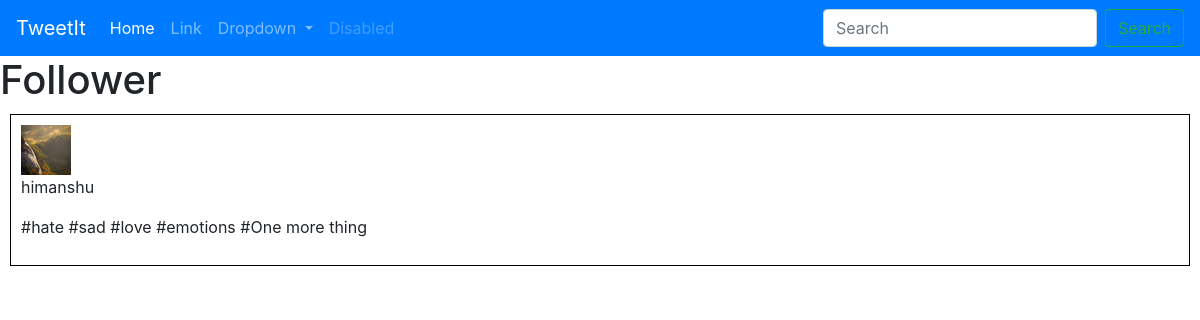
The app's page /followers/ (signed in) with its own data.
### users/models.py (models this page shows, shortened)
class Profile(models.Model):
	user = models.OneToOneField(User,on_delete=models.CASCADE)
	image = models.ImageField(default="default.jpg",upload_to='profile_pics')
	description = models.CharField(max_length=250)

### users/views.py (the view)
# urls.py: path('followers/',follower,name='user-followers'),
@login_required
def follower(request):
	followers = []
	for x in request.user.follow_who.all():
		user = User.objects.get(id=x.follow_by_id).profile
		followers.append(user)
	context = {
		'followers' : followers
	}
	return render(request,'users/follower.html',context)

### users/templates/users/follower.html
{% include 'tweets/base.html' %}
{% block content %}
<h1>Follower</h1>
{% for follower in followers %}
	<div class="follower" style="border: 1px solid black;margin: 10px;padding: 10px;">
		<img src="{{follower.image.url}}" style="width: 50px;height: 50px">
		<p>{{follower.user}}</p>
		<p>{{follower.description}}</p>
	</div>
{% endfor %}
{% endblock content %}

### records on screen
Profile: image (picture), user "himanshu", description "#hate #sad #love #emotions #One more thing"
